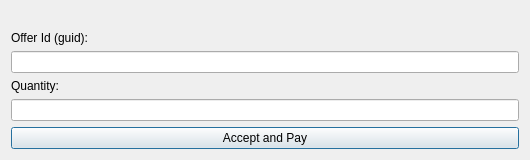
<?xml version="1.0" encoding="UTF-8"?>
<ui version="4.0">
 <class>AcceptandPayOfferListPage</class>
 <widget class="QDialog" name="AcceptandPayOfferListPage">
  <property name="geometry">
   <rect>
    <x>0</x>
    <y>0</y>
    <width>530</width>
    <height>158</height>
   </rect>
  </property>
  <property name="windowTitle">
   <string>Edit Offer</string>
  </property>
  <layout class="QVBoxLayout" name="verticalLayout">
   <item>
    <widget class="QLabel" name="labelExplanation">
     <property name="text">
      <string/>
     </property>
    </widget>
   </item>
   <item>
    <layout class="QFormLayout" name="formLayout">
     <property name="fieldGrowthPolicy">
      <enum>QFormLayout::AllNonFixedFieldsGrow</enum>
     </property>
     <item row="0" column="0" colspan="2">
      <widget class="QLabel" name="label">
       <property name="text">
        <string>Offer Id (guid):</string>
       </property>
       <property name="buddy">
        <cstring>offeridEdit</cstring>
       </property>
      </widget>
     </item>
     <item row="2" column="0" colspan="2">
      <widget class="QLineEdit" name="offeridEdit">
       <property name="toolTip">
        <string>The value associated with this offer.</string>
       </property>
      </widget>
     </item>
     <item row="3" column="0">
      <widget class="QLabel" name="label_2">
       <property name="text">
        <string>Quantity:</string>
       </property>
      </widget>
     </item>
     <item row="4" column="0" colspan="2">
      <widget class="QLineEdit" name="qtyEdit"/>
     </item>
    </layout>
   </item>
   <item>
    <widget class="QPushButton" name="pushButton">
     <property name="text">
      <string>Accept and Pay</string>
     </property>
    </widget>
   </item>
  </layout>
 </widget>
 <resources/>
 <connections/>
</ui>
